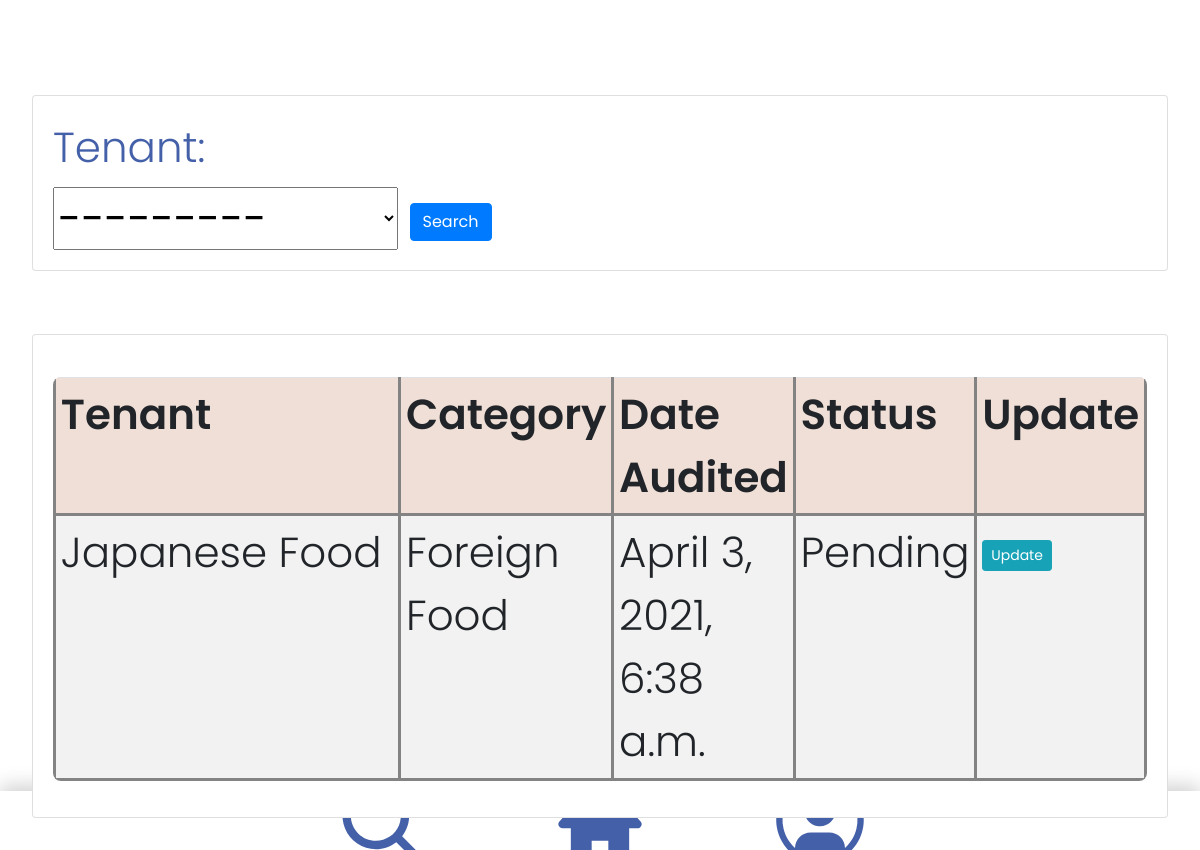
/staff/1/ (signed in), run on an earlier commit of the app's database.
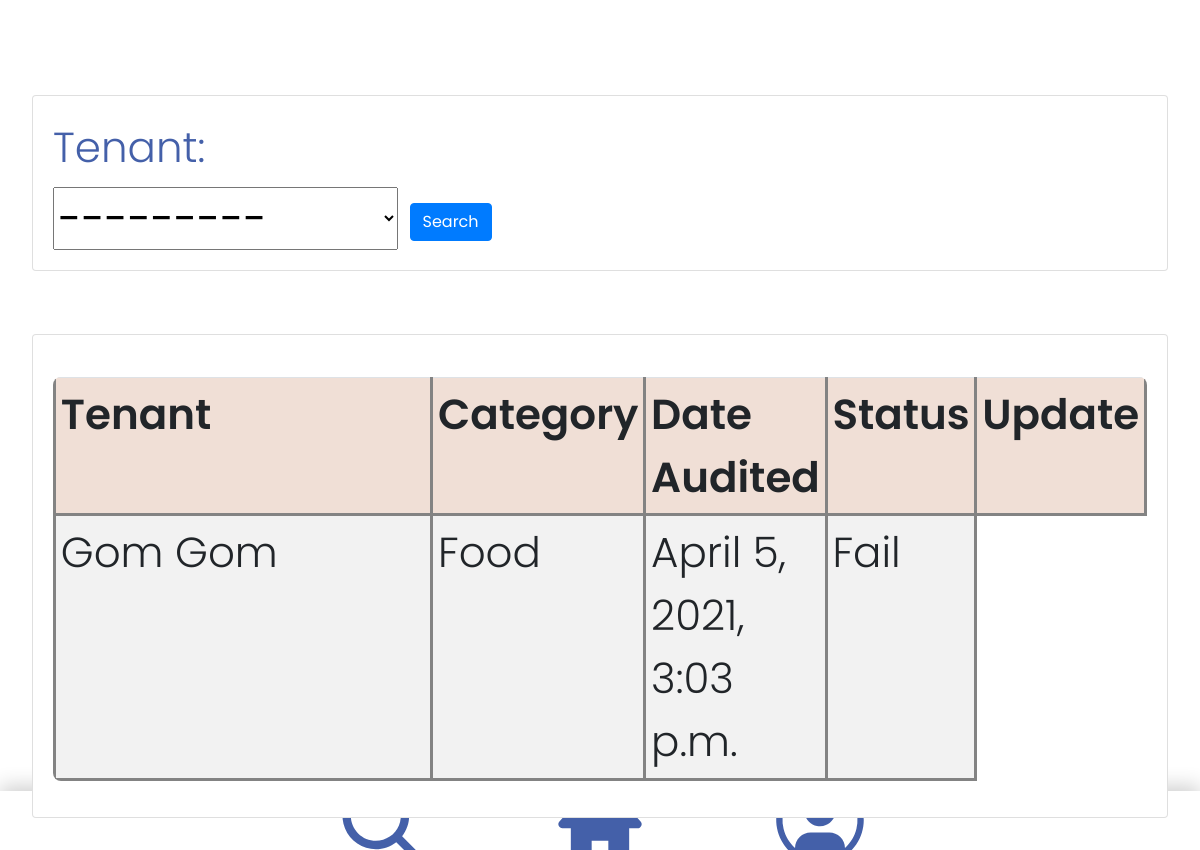
And on a later commit of the database.
### accounts/models.py (models this page shows)
class Audit(models.Model):
    STATUS = (
        ('Pending', 'Pending'),
        ('Pass', 'Pass'),
        ('Fail', 'Fail'),
    )
    date_audited = models.DateTimeField(auto_now_add=True)
    status = models.CharField(max_length=50, choices=STATUS)
    tenant = models.ForeignKey(Tenant, null=True, on_delete=models.SET_NULL)
    staff = models.ForeignKey(Staff, null=True, on_delete=models.SET_NULL)
    comment = models.TextField(blank=True)

class Tenant(models.Model):
    STATUS = (
        ('Pending', 'Pending'),
        ('Pass', 'Pass'),
        ('Fail', 'Fail'),
    )
    name = models.CharField(max_length=100)
    status = models.CharField(max_length=50, choices=STATUS, blank=True)
    category = models.CharField(max_length=100)
    date_created = models.DateTimeField(auto_now_add=True)
    description = models.CharField(max_length=100, blank=True)
    actual_img = models.ImageField(upload_to ='images/')
    def __str__(self):
        return self.name

### accounts/decorators.py (the view)
	def wrapper_function(request, *args, **kwargs):
		group = None
		if request.user.groups.exists():
			group = request.user.groups.all()[0].name
		if group == 'tenant':
			return redirect('user-page')
		if group == 'admin':
			return view_func(request, *args, **kwargs)

### accounts/views.py (called while the page is built)
@login_required(login_url='login')
@admin_only
def staff(request, pk):
    staff = Staff.objects.get(id=pk)
    audits = staff.audit_set.all()
    myFilter = AuditFilter(request.GET, queryset=audits)
    audits = myFilter.qs
    audit_count = audits.count()
    context = {'staff': staff, 'audits': audits, 'audit_count': audit_count, 'myFilter': myFilter}
    return render(request, 'accounts/staff.html', context)

### accounts/templates/accounts/staff.html
{% extends 'accounts/main.html' %}
{% block content %}
<br>
<div class="row">
	<div class="col">
		<div class="card card-body">
			<form method="get">
                {{ myFilter.form }}
		    <button class="btn btn-primary" type="submit">Search</button>
		  </form>
		</div>
	</div>
</div>
<br>
<div class="row">
	<div class="col-md">
		<div class="card card-body">
			<table class="table table-sm">
				<tr>
					<th>Tenant</th>
					<th>Category</th>
					<th>Date Audited</th>
					<th>Status</th>
					<th>Update</th>
				</tr>
                {% for audit in audits %}
                    <tr>
                        <td>{{ audit.tenant }}</td>
                        <td>{{ audit.tenant.category }}</td>
                        <td>{{ audit.date_audited }}</td>
                        <td>{{ audit.status }}</td>
                        {% if audit.status in "Pending" %}
                        <td><a class="btn btn-sm btn-info" href="{% url 'update_audit' %}">Update</a> </td>
                        {% endif %}
                    </tr>
                {% endfor %}
			</table>
		</div>
	</div>
</div>
{% endblock %}

What changed in the data, as far as the page shows it:
no longer on this page (row edited): Audit: tenant "Japanese Food", tenant.category "Foreign Food", date_audited "April 3, 2021, 6:38 a.m.", status "Pending", shows "Update"
added Audit: tenant "Gom Gom", tenant.category "Food", date_audited "April 5, 2021, 3:03 p.m.", status "Fail"
